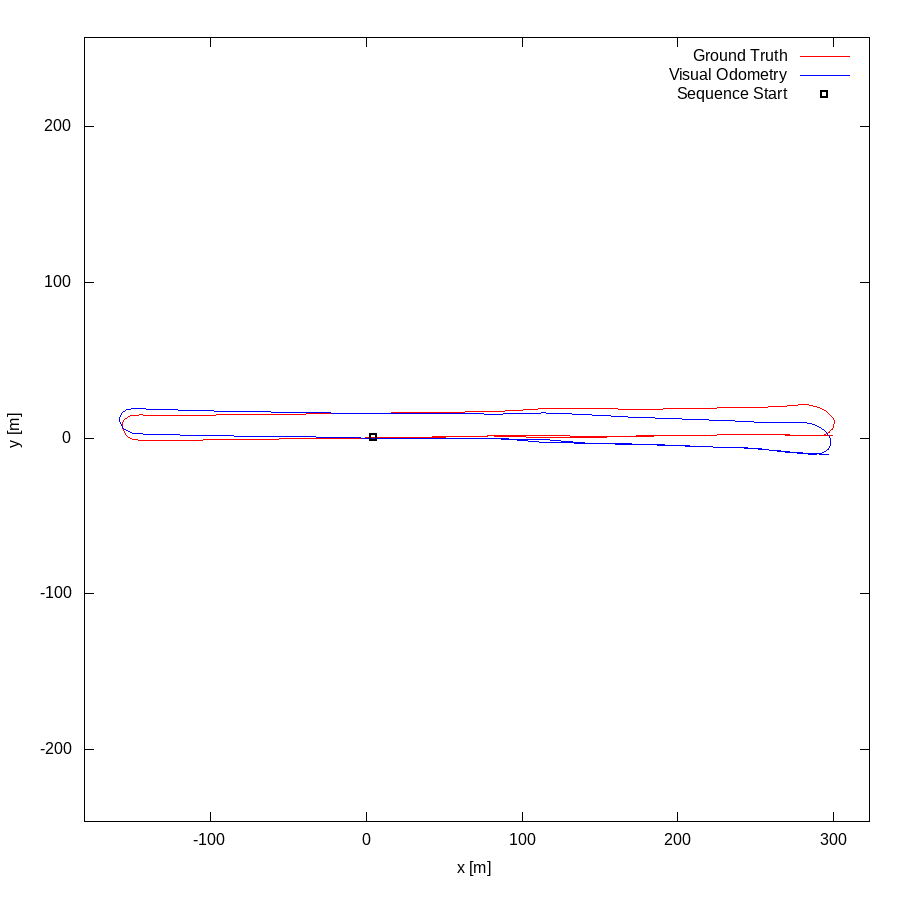

Generate this figure with gnuplot:
set term postscript eps enhanced color
set output "06.eps"
set size ratio -1
set xrange [-181:323]
set yrange [-246:257]
set xlabel "x [m]"
set ylabel "y [m]"
plot "06.txt" using 1:2 lc rgb "#FF0000" title 'Ground Truth' w lines,"06.txt" using 3:4 lc rgb "#0000FF" title 'Visual Odometry' w lines,"< head -1 06.txt" using 1:2 lc rgb "#000000" pt 4 ps 1 lw 2 title 'Sequence Start' w points
